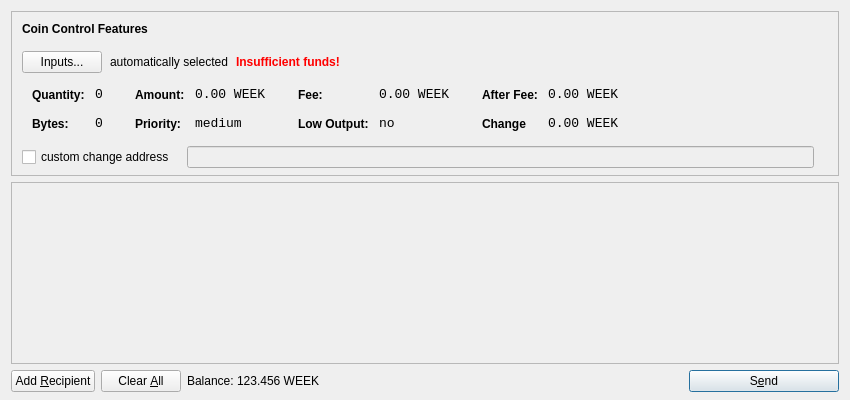
<?xml version="1.0" encoding="UTF-8"?>
<ui version="4.0">
 <class>SendCoinsDialog</class>
 <widget class="QDialog" name="SendCoinsDialog">
  <property name="geometry">
   <rect>
    <x>0</x>
    <y>0</y>
    <width>850</width>
    <height>400</height>
   </rect>
  </property>
  <property name="windowTitle">
   <string>Send Coins</string>
  </property>
  <layout class="QVBoxLayout" name="verticalLayout" stretch="0,1,0">
   <property name="bottomMargin">
    <number>8</number>
   </property>
   <item>
    <widget class="QFrame" name="frameCoinControl">
     <property name="sizePolicy">
      <sizepolicy hsizetype="Expanding" vsizetype="Expanding">
       <horstretch>0</horstretch>
       <verstretch>0</verstretch>
      </sizepolicy>
     </property>
     <property name="maximumSize">
      <size>
       <width>16777215</width>
       <height>16777215</height>
      </size>
     </property>
     <property name="frameShape">
      <enum>QFrame::StyledPanel</enum>
     </property>
     <property name="frameShadow">
      <enum>QFrame::Sunken</enum>
     </property>
     <layout class="QVBoxLayout" name="verticalLayoutCoinControl2">
      <property name="spacing">
       <number>-1</number>
      </property>
      <property name="leftMargin">
       <number>0</number>
      </property>
      <property name="topMargin">
       <number>0</number>
      </property>
      <property name="rightMargin">
       <number>0</number>
      </property>
      <property name="bottomMargin">
       <number>6</number>
      </property>
      <item>
       <layout class="QVBoxLayout" name="verticalLayoutCoinControl" stretch="0,0,0,0,1">
        <property name="spacing">
         <number>0</number>
        </property>
        <property name="leftMargin">
         <number>10</number>
        </property>
        <property name="topMargin">
         <number>10</number>
        </property>
        <item>
         <layout class="QHBoxLayout" name="horizontalLayoutCoinControl1">
          <property name="bottomMargin">
           <number>15</number>
          </property>
          <item>
           <widget class="QLabel" name="labelCoinControlFeatures">
            <property name="sizePolicy">
             <sizepolicy hsizetype="Preferred" vsizetype="Maximum">
              <horstretch>0</horstretch>
              <verstretch>0</verstretch>
             </sizepolicy>
            </property>
            <property name="font">
             <font>
              <weight>75</weight>
              <bold>true</bold>
             </font>
            </property>
            <property name="styleSheet">
             <string notr="true">font-weight:bold;</string>
            </property>
            <property name="text">
             <string>Coin Control Features</string>
            </property>
           </widget>
          </item>
         </layout>
        </item>
        <item>
         <layout class="QHBoxLayout" name="horizontalLayoutCoinControl2" stretch="0,0,0,0">
          <property name="spacing">
           <number>8</number>
          </property>
          <property name="bottomMargin">
           <number>10</number>
          </property>
          <item>
           <widget class="QPushButton" name="pushButtonCoinControl">
            <property name="styleSheet">
             <string notr="true"/>
            </property>
            <property name="text">
             <string>Inputs...</string>
            </property>
           </widget>
          </item>
          <item>
           <widget class="QLabel" name="labelCoinControlAutomaticallySelected">
            <property name="text">
             <string>automatically selected</string>
            </property>
            <property name="margin">
             <number>5</number>
            </property>
           </widget>
          </item>
          <item>
           <widget class="QLabel" name="labelCoinControlInsuffFunds">
            <property name="font">
             <font>
              <weight>75</weight>
              <bold>true</bold>
             </font>
            </property>
            <property name="styleSheet">
             <string notr="true">color:red;font-weight:bold;</string>
            </property>
            <property name="text">
             <string>Insufficient funds!</string>
            </property>
            <property name="margin">
             <number>5</number>
            </property>
           </widget>
          </item>
          <item>
           <spacer name="horizontalSpacerCoinControl">
            <property name="orientation">
             <enum>Qt::Horizontal</enum>
            </property>
            <property name="sizeHint" stdset="0">
             <size>
              <width>40</width>
              <height>1</height>
             </size>
            </property>
           </spacer>
          </item>
         </layout>
        </item>
        <item>
         <widget class="QWidget" name="widgetCoinControl" native="true">
          <property name="sizePolicy">
           <sizepolicy hsizetype="Preferred" vsizetype="Preferred">
            <horstretch>0</horstretch>
            <verstretch>0</verstretch>
           </sizepolicy>
          </property>
          <property name="minimumSize">
           <size>
            <width>0</width>
            <height>0</height>
           </size>
          </property>
          <property name="styleSheet">
           <string notr="true"/>
          </property>
          <layout class="QHBoxLayout" name="horizontalLayoutCoinControl5">
           <property name="margin">
            <number>0</number>
           </property>
           <item>
            <layout class="QHBoxLayout" name="horizontalLayoutCoinControl3" stretch="0,0,0,1">
             <property name="spacing">
              <number>20</number>
             </property>
             <property name="topMargin">
              <number>0</number>
             </property>
             <property name="bottomMargin">
              <number>10</number>
             </property>
             <item>
              <layout class="QFormLayout" name="formLayoutCoinControl1">
               <property name="horizontalSpacing">
                <number>10</number>
               </property>
               <property name="verticalSpacing">
                <number>14</number>
               </property>
               <property name="leftMargin">
                <number>10</number>
               </property>
               <property name="topMargin">
                <number>4</number>
               </property>
               <property name="rightMargin">
                <number>6</number>
               </property>
               <item row="0" column="0">
                <widget class="QLabel" name="labelCoinControlQuantityText">
                 <property name="styleSheet">
                  <string notr="true">font-weight:bold;</string>
                 </property>
                 <property name="text">
                  <string>Quantity:</string>
                 </property>
                 <property name="margin">
                  <number>0</number>
                 </property>
                </widget>
               </item>
               <item row="0" column="1">
                <widget class="QLabel" name="labelCoinControlQuantity">
                 <property name="font">
                  <font>
                   <family>Monospace</family>
                   <pointsize>10</pointsize>
                  </font>
                 </property>
                 <property name="cursor">
                  <cursorShape>IBeamCursor</cursorShape>
                 </property>
                 <property name="contextMenuPolicy">
                  <enum>Qt::ActionsContextMenu</enum>
                 </property>
                 <property name="text">
                  <string>0</string>
                 </property>
                 <property name="margin">
                  <number>0</number>
                 </property>
                 <property name="textInteractionFlags">
                  <set>Qt::LinksAccessibleByMouse|Qt::TextSelectableByKeyboard|Qt::TextSelectableByMouse</set>
                 </property>
                </widget>
               </item>
               <item row="1" column="0">
                <widget class="QLabel" name="labelCoinControlBytesText">
                 <property name="styleSheet">
                  <string notr="true">font-weight:bold;</string>
                 </property>
                 <property name="text">
                  <string>Bytes:</string>
                 </property>
                </widget>
               </item>
               <item row="1" column="1">
                <widget class="QLabel" name="labelCoinControlBytes">
                 <property name="font">
                  <font>
                   <family>Monospace</family>
                   <pointsize>10</pointsize>
                  </font>
                 </property>
                 <property name="cursor">
                  <cursorShape>IBeamCursor</cursorShape>
                 </property>
                 <property name="contextMenuPolicy">
                  <enum>Qt::ActionsContextMenu</enum>
                 </property>
                 <property name="text">
                  <string>0</string>
                 </property>
                 <property name="textInteractionFlags">
                  <set>Qt::LinksAccessibleByMouse|Qt::TextSelectableByKeyboard|Qt::TextSelectableByMouse</set>
                 </property>
                </widget>
               </item>
              </layout>
             </item>
             <item>
              <layout class="QFormLayout" name="formLayoutCoinControl2">
               <property name="horizontalSpacing">
                <number>10</number>
               </property>
               <property name="verticalSpacing">
                <number>14</number>
               </property>
               <property name="leftMargin">
                <number>6</number>
               </property>
               <property name="topMargin">
                <number>4</number>
               </property>
               <property name="rightMargin">
                <number>6</number>
               </property>
               <item row="0" column="0">
                <widget class="QLabel" name="labelCoinControlAmountText">
                 <property name="styleSheet">
                  <string notr="true">font-weight:bold;</string>
                 </property>
                 <property name="text">
                  <string>Amount:</string>
                 </property>
                 <property name="margin">
                  <number>0</number>
                 </property>
                </widget>
               </item>
               <item row="0" column="1">
                <widget class="QLabel" name="labelCoinControlAmount">
                 <property name="font">
                  <font>
                   <family>Monospace</family>
                   <pointsize>10</pointsize>
                  </font>
                 </property>
                 <property name="cursor">
                  <cursorShape>IBeamCursor</cursorShape>
                 </property>
                 <property name="contextMenuPolicy">
                  <enum>Qt::ActionsContextMenu</enum>
                 </property>
                 <property name="text">
                  <string>0.00 WEEK</string>
                 </property>
                 <property name="textInteractionFlags">
                  <set>Qt::LinksAccessibleByMouse|Qt::TextSelectableByKeyboard|Qt::TextSelectableByMouse</set>
                 </property>
                </widget>
               </item>
               <item row="1" column="0">
                <widget class="QLabel" name="labelCoinControlPriorityText">
                 <property name="styleSheet">
                  <string notr="true">font-weight:bold;</string>
                 </property>
                 <property name="text">
                  <string>Priority:</string>
                 </property>
                </widget>
               </item>
               <item row="1" column="1">
                <widget class="QLabel" name="labelCoinControlPriority">
                 <property name="font">
                  <font>
                   <family>Monospace</family>
                   <pointsize>10</pointsize>
                  </font>
                 </property>
                 <property name="cursor">
                  <cursorShape>IBeamCursor</cursorShape>
                 </property>
                 <property name="contextMenuPolicy">
                  <enum>Qt::ActionsContextMenu</enum>
                 </property>
                 <property name="text">
                  <string>medium</string>
                 </property>
                 <property name="textInteractionFlags">
                  <set>Qt::LinksAccessibleByMouse|Qt::TextSelectableByKeyboard|Qt::TextSelectableByMouse</set>
                 </property>
                </widget>
               </item>
              </layout>
             </item>
             <item>
              <layout class="QFormLayout" name="formLayoutCoinControl3">
               <property name="horizontalSpacing">
                <number>10</number>
               </property>
               <property name="verticalSpacing">
                <number>14</number>
               </property>
               <property name="leftMargin">
                <number>6</number>
               </property>
               <property name="topMargin">
                <number>4</number>
               </property>
               <property name="rightMargin">
                <number>6</number>
               </property>
               <item row="0" column="0">
                <widget class="QLabel" name="labelCoinControlFeeText">
                 <property name="styleSheet">
                  <string notr="true">font-weight:bold;</string>
                 </property>
                 <property name="text">
                  <string>Fee:</string>
                 </property>
                 <property name="margin">
                  <number>0</number>
                 </property>
                </widget>
               </item>
               <item row="0" column="1">
                <widget class="QLabel" name="labelCoinControlFee">
                 <property name="font">
                  <font>
                   <family>Monospace</family>
                   <pointsize>10</pointsize>
                  </font>
                 </property>
                 <property name="cursor">
                  <cursorShape>IBeamCursor</cursorShape>
                 </property>
                 <property name="contextMenuPolicy">
                  <enum>Qt::ActionsContextMenu</enum>
                 </property>
                 <property name="text">
                  <string>0.00 WEEK</string>
                 </property>
                 <property name="textInteractionFlags">
                  <set>Qt::LinksAccessibleByMouse|Qt::TextSelectableByKeyboard|Qt::TextSelectableByMouse</set>
                 </property>
                </widget>
               </item>
               <item row="1" column="0">
                <widget class="QLabel" name="labelCoinControlLowOutputText">
                 <property name="styleSheet">
                  <string notr="true">font-weight:bold;</string>
                 </property>
                 <property name="text">
                  <string>Low Output:</string>
                 </property>
                </widget>
               </item>
               <item row="1" column="1">
                <widget class="QLabel" name="labelCoinControlLowOutput">
                 <property name="font">
                  <font>
                   <family>Monospace</family>
                   <pointsize>10</pointsize>
                  </font>
                 </property>
                 <property name="cursor">
                  <cursorShape>IBeamCursor</cursorShape>
                 </property>
                 <property name="contextMenuPolicy">
                  <enum>Qt::ActionsContextMenu</enum>
                 </property>
                 <property name="text">
                  <string>no</string>
                 </property>
                 <property name="textInteractionFlags">
                  <set>Qt::LinksAccessibleByMouse|Qt::TextSelectableByKeyboard|Qt::TextSelectableByMouse</set>
                 </property>
                </widget>
               </item>
              </layout>
             </item>
             <item>
              <layout class="QFormLayout" name="formLayoutCoinControl4">
               <property name="horizontalSpacing">
                <number>10</number>
               </property>
               <property name="verticalSpacing">
                <number>14</number>
               </property>
               <property name="leftMargin">
                <number>6</number>
               </property>
               <property name="topMargin">
                <number>4</number>
               </property>
               <property name="rightMargin">
                <number>6</number>
               </property>
               <item row="0" column="0">
                <widget class="QLabel" name="labelCoinControlAfterFeeText">
                 <property name="styleSheet">
                  <string notr="true">font-weight:bold;</string>
                 </property>
                 <property name="text">
                  <string>After Fee:</string>
                 </property>
                 <property name="margin">
                  <number>0</number>
                 </property>
                </widget>
               </item>
               <item row="0" column="1">
                <widget class="QLabel" name="labelCoinControlAfterFee">
                 <property name="font">
                  <font>
                   <family>Monospace</family>
                   <pointsize>10</pointsize>
                  </font>
                 </property>
                 <property name="cursor">
                  <cursorShape>IBeamCursor</cursorShape>
                 </property>
                 <property name="contextMenuPolicy">
                  <enum>Qt::ActionsContextMenu</enum>
                 </property>
                 <property name="text">
                  <string>0.00 WEEK</string>
                 </property>
                 <property name="textInteractionFlags">
                  <set>Qt::LinksAccessibleByMouse|Qt::TextSelectableByKeyboard|Qt::TextSelectableByMouse</set>
                 </property>
                </widget>
               </item>
               <item row="1" column="0">
                <widget class="QLabel" name="labelCoinControlChangeText">
                 <property name="styleSheet">
                  <string notr="true">font-weight:bold;</string>
                 </property>
                 <property name="text">
                  <string>Change</string>
                 </property>
                </widget>
               </item>
               <item row="1" column="1">
                <widget class="QLabel" name="labelCoinControlChange">
                 <property name="font">
                  <font>
                   <family>Monospace</family>
                   <pointsize>10</pointsize>
                  </font>
                 </property>
                 <property name="cursor">
                  <cursorShape>IBeamCursor</cursorShape>
                 </property>
                 <property name="contextMenuPolicy">
                  <enum>Qt::ActionsContextMenu</enum>
                 </property>
                 <property name="text">
                  <string>0.00 WEEK</string>
                 </property>
                 <property name="textInteractionFlags">
                  <set>Qt::LinksAccessibleByMouse|Qt::TextSelectableByKeyboard|Qt::TextSelectableByMouse</set>
                 </property>
                </widget>
               </item>
              </layout>
             </item>
            </layout>
           </item>
          </layout>
         </widget>
        </item>
        <item>
         <layout class="QHBoxLayout" name="horizontalLayoutCoinControl4" stretch="0,0,0">
          <property name="spacing">
           <number>12</number>
          </property>
          <property name="sizeConstraint">
           <enum>QLayout::SetDefaultConstraint</enum>
          </property>
          <property name="topMargin">
           <number>5</number>
          </property>
          <property name="rightMargin">
           <number>5</number>
          </property>
          <item>
           <widget class="QCheckBox" name="checkBoxCoinControlChange">
            <property name="text">
             <string>custom change address</string>
            </property>
           </widget>
          </item>
          <item>
           <widget class="QLineEdit" name="lineEditCoinControlChange">
            <property name="enabled">
             <bool>false</bool>
            </property>
            <property name="sizePolicy">
             <sizepolicy hsizetype="Expanding" vsizetype="Fixed">
              <horstretch>0</horstretch>
              <verstretch>0</verstretch>
             </sizepolicy>
            </property>
           </widget>
          </item>
          <item>
           <widget class="QLabel" name="labelCoinControlChangeLabel">
            <property name="sizePolicy">
             <sizepolicy hsizetype="Preferred" vsizetype="Expanding">
              <horstretch>0</horstretch>
              <verstretch>0</verstretch>
             </sizepolicy>
            </property>
            <property name="minimumSize">
             <size>
              <width>0</width>
              <height>0</height>
             </size>
            </property>
            <property name="text">
             <string/>
            </property>
            <property name="margin">
             <number>3</number>
            </property>
           </widget>
          </item>
         </layout>
        </item>
        <item>
         <spacer name="verticalSpacerCoinControl">
          <property name="orientation">
           <enum>Qt::Vertical</enum>
          </property>
          <property name="sizeHint" stdset="0">
           <size>
            <width>800</width>
            <height>1</height>
           </size>
          </property>
         </spacer>
        </item>
       </layout>
      </item>
     </layout>
    </widget>
   </item>
   <item>
    <widget class="QScrollArea" name="scrollArea">
     <property name="widgetResizable">
      <bool>true</bool>
     </property>
     <widget class="QWidget" name="scrollAreaWidgetContents">
      <property name="geometry">
       <rect>
        <x>0</x>
        <y>0</y>
        <width>830</width>
        <height>165</height>
       </rect>
      </property>
      <layout class="QVBoxLayout" name="verticalLayout_2">
       <property name="margin">
        <number>0</number>
       </property>
       <item>
        <layout class="QVBoxLayout" name="entries">
         <property name="spacing">
          <number>6</number>
         </property>
        </layout>
       </item>
       <item>
        <spacer name="verticalSpacer">
         <property name="orientation">
          <enum>Qt::Vertical</enum>
         </property>
         <property name="sizeHint" stdset="0">
          <size>
           <width>20</width>
           <height>40</height>
          </size>
         </property>
        </spacer>
       </item>
      </layout>
     </widget>
    </widget>
   </item>
   <item>
    <layout class="QHBoxLayout" name="horizontalLayout">
     <item>
      <widget class="QPushButton" name="addButton">
       <property name="toolTip">
        <string>Send to multiple recipients at once</string>
       </property>
       <property name="text">
        <string>Add &amp;Recipient</string>
       </property>
       <property name="icon">
        <iconset resource="../bitcoin.qrc">
         <normaloff>:/icons/add</normaloff>:/icons/add</iconset>
       </property>
       <property name="autoDefault">
        <bool>false</bool>
       </property>
      </widget>
     </item>
     <item>
      <widget class="QPushButton" name="clearButton">
       <property name="sizePolicy">
        <sizepolicy hsizetype="Minimum" vsizetype="Fixed">
         <horstretch>0</horstretch>
         <verstretch>0</verstretch>
        </sizepolicy>
       </property>
       <property name="toolTip">
        <string>Remove all transaction fields</string>
       </property>
       <property name="text">
        <string>Clear &amp;All</string>
       </property>
       <property name="icon">
        <iconset resource="../bitcoin.qrc">
         <normaloff>:/icons/remove</normaloff>:/icons/remove</iconset>
       </property>
       <property name="autoRepeatDelay">
        <number>300</number>
       </property>
       <property name="autoDefault">
        <bool>false</bool>
       </property>
      </widget>
     </item>
     <item>
      <layout class="QHBoxLayout" name="horizontalLayout_2">
       <property name="spacing">
        <number>3</number>
       </property>
       <item>
        <widget class="QLabel" name="label">
         <property name="sizePolicy">
          <sizepolicy hsizetype="Preferred" vsizetype="Fixed">
           <horstretch>0</horstretch>
           <verstretch>0</verstretch>
          </sizepolicy>
         </property>
         <property name="text">
          <string>Balance:</string>
         </property>
        </widget>
       </item>
       <item>
        <widget class="QLabel" name="labelBalance">
         <property name="sizePolicy">
          <sizepolicy hsizetype="Preferred" vsizetype="Fixed">
           <horstretch>0</horstretch>
           <verstretch>0</verstretch>
          </sizepolicy>
         </property>
         <property name="cursor">
          <cursorShape>IBeamCursor</cursorShape>
         </property>
         <property name="text">
          <string>123.456 WEEK</string>
         </property>
         <property name="textInteractionFlags">
          <set>Qt::LinksAccessibleByMouse|Qt::TextSelectableByKeyboard|Qt::TextSelectableByMouse</set>
         </property>
        </widget>
       </item>
      </layout>
     </item>
     <item>
      <spacer name="horizontalSpacer">
       <property name="orientation">
        <enum>Qt::Horizontal</enum>
       </property>
       <property name="sizeHint" stdset="0">
        <size>
         <width>40</width>
         <height>20</height>
        </size>
       </property>
      </spacer>
     </item>
     <item>
      <widget class="QPushButton" name="sendButton">
       <property name="minimumSize">
        <size>
         <width>150</width>
         <height>0</height>
        </size>
       </property>
       <property name="toolTip">
        <string>Confirm the send action</string>
       </property>
       <property name="text">
        <string>S&amp;end</string>
       </property>
       <property name="icon">
        <iconset resource="../bitcoin.qrc">
         <normaloff>:/icons/send</normaloff>:/icons/send</iconset>
       </property>
       <property name="default">
        <bool>true</bool>
       </property>
      </widget>
     </item>
    </layout>
   </item>
  </layout>
 </widget>
 <resources>
  <include location="../bitcoin.qrc"/>
 </resources>
 <connections/>
</ui>
